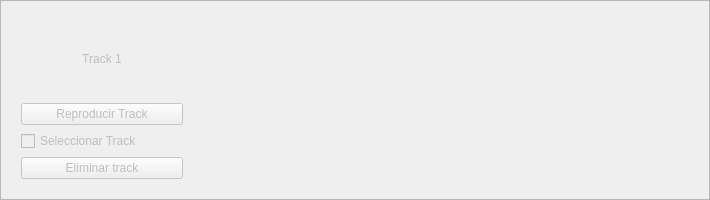
       <widget class="QFrame" name="trackui1">
        <property name="enabled">
         <bool>false</bool>
        </property>
        <property name="minimumSize">
         <size>
          <width>0</width>
          <height>200</height>
         </size>
        </property>
        <property name="layoutDirection">
         <enum>Qt::LeftToRight</enum>
        </property>
        <property name="autoFillBackground">
         <bool>false</bool>
        </property>
        <property name="frameShape">
         <enum>QFrame::StyledPanel</enum>
        </property>
        <property name="frameShadow">
         <enum>QFrame::Raised</enum>
        </property>
        <layout class="QHBoxLayout" name="horizontalLayout">
         <item>
          <widget class="QWidget" name="trackpanel1" native="true">
           <property name="minimumSize">
            <size>
             <width>180</width>
             <height>0</height>
            </size>
           </property>
           <property name="maximumSize">
            <size>
             <width>16777215</width>
             <height>16777215</height>
            </size>
           </property>
           <layout class="QGridLayout" name="gridLayout">
            <item row="2" column="0">
             <widget class="QCheckBox" name="track1_checkbox">
              <property name="text">
               <string>Seleccionar Track</string>
              </property>
             </widget>
            </item>
            <item row="3" column="0" colspan="2">
             <widget class="QPushButton" name="Eliminar_track1">
              <property name="text">
               <string>Eliminar track</string>
              </property>
             </widget>
            </item>
            <item row="1" column="0" colspan="2">
             <widget class="QPushButton" name="Reproducir_track1">
              <property name="text">
               <string>Reproducir Track</string>
              </property>
             </widget>
            </item>
            <item row="0" column="0" colspan="2">
             <widget class="QLabel" name="label">
              <property name="text">
               <string>Track 1</string>
              </property>
              <property name="alignment">
               <set>Qt::AlignCenter</set>
              </property>
             </widget>
            </item>
           </layout>
          </widget>
         </item>
         <item>
          <widget class="MplWidget" name="tracktimeline1" native="true">
           <property name="minimumSize">
            <size>
             <width>500</width>
             <height>0</height>
            </size>
           </property>
          </widget>
         </item>
        </layout>
       </widget>
